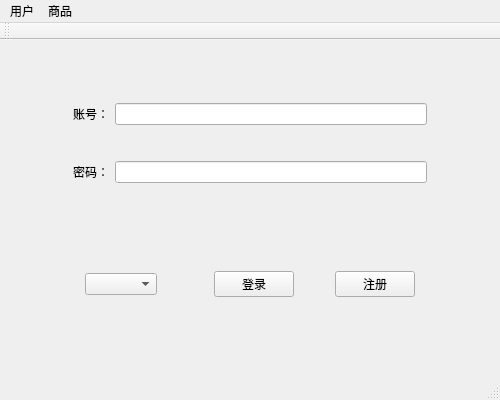
<?xml version="1.0" encoding="UTF-8"?>
<ui version="4.0">
 <class>MainWindow</class>
 <widget class="QMainWindow" name="MainWindow">
  <property name="geometry">
   <rect>
    <x>0</x>
    <y>0</y>
    <width>500</width>
    <height>400</height>
   </rect>
  </property>
  <property name="minimumSize">
   <size>
    <width>500</width>
    <height>400</height>
   </size>
  </property>
  <property name="maximumSize">
   <size>
    <width>500</width>
    <height>400</height>
   </size>
  </property>
  <property name="windowTitle">
   <string>电商交易平台</string>
  </property>
  <widget class="QWidget" name="centralWidget">
   <layout class="QHBoxLayout" name="horizontalLayout_4">
    <item>
     <widget class="QStackedWidget" name="stackedWidget">
      <property name="currentIndex">
       <number>0</number>
      </property>
      <widget class="QWidget" name="pageLogin">
       <layout class="QVBoxLayout" name="verticalLayout">
        <item>
         <widget class="QWidget" name="widget" native="true">
          <layout class="QGridLayout" name="gridLayout">
           <item row="11" column="4">
            <widget class="QLineEdit" name="Password">
             <property name="echoMode">
              <enum>QLineEdit::Password</enum>
             </property>
            </widget>
           </item>
           <item row="2" column="2">
            <spacer name="horizontalSpacer_4">
             <property name="orientation">
              <enum>Qt::Horizontal</enum>
             </property>
             <property name="sizeType">
              <enum>QSizePolicy::Preferred</enum>
             </property>
             <property name="sizeHint" stdset="0">
              <size>
               <width>40</width>
               <height>20</height>
              </size>
             </property>
            </spacer>
           </item>
           <item row="1" column="4">
            <spacer name="verticalSpacer_2">
             <property name="orientation">
              <enum>Qt::Vertical</enum>
             </property>
             <property name="sizeType">
              <enum>QSizePolicy::Fixed</enum>
             </property>
             <property name="sizeHint" stdset="0">
              <size>
               <width>20</width>
               <height>20</height>
              </size>
             </property>
            </spacer>
           </item>
           <item row="11" column="3">
            <widget class="QLabel" name="label_2">
             <property name="text">
              <string>密码：</string>
             </property>
            </widget>
           </item>
           <item row="2" column="3">
            <widget class="QLabel" name="label">
             <property name="font">
              <font>
               <family>Agency FB</family>
              </font>
             </property>
             <property name="text">
              <string>账号：</string>
             </property>
            </widget>
           </item>
           <item row="4" column="4">
            <spacer name="verticalSpacer">
             <property name="orientation">
              <enum>Qt::Vertical</enum>
             </property>
             <property name="sizeType">
              <enum>QSizePolicy::Fixed</enum>
             </property>
             <property name="sizeHint" stdset="0">
              <size>
               <width>20</width>
               <height>20</height>
              </size>
             </property>
            </spacer>
           </item>
           <item row="2" column="4">
            <widget class="QLineEdit" name="Account">
             <property name="enabled">
              <bool>true</bool>
             </property>
            </widget>
           </item>
           <item row="11" column="2">
            <spacer name="horizontalSpacer_6">
             <property name="orientation">
              <enum>Qt::Horizontal</enum>
             </property>
             <property name="sizeType">
              <enum>QSizePolicy::Preferred</enum>
             </property>
             <property name="sizeHint" stdset="0">
              <size>
               <width>40</width>
               <height>20</height>
              </size>
             </property>
            </spacer>
           </item>
           <item row="11" column="8">
            <spacer name="horizontalSpacer_5">
             <property name="orientation">
              <enum>Qt::Horizontal</enum>
             </property>
             <property name="sizeType">
              <enum>QSizePolicy::Preferred</enum>
             </property>
             <property name="sizeHint" stdset="0">
              <size>
               <width>40</width>
               <height>20</height>
              </size>
             </property>
            </spacer>
           </item>
           <item row="2" column="8">
            <spacer name="horizontalSpacer_7">
             <property name="orientation">
              <enum>Qt::Horizontal</enum>
             </property>
             <property name="sizeType">
              <enum>QSizePolicy::Preferred</enum>
             </property>
             <property name="sizeHint" stdset="0">
              <size>
               <width>40</width>
               <height>20</height>
              </size>
             </property>
            </spacer>
           </item>
          </layout>
         </widget>
        </item>
        <item>
         <widget class="QWidget" name="widget_3" native="true">
          <layout class="QHBoxLayout" name="horizontalLayout_3">
           <item>
            <spacer name="horizontalSpacer_8">
             <property name="orientation">
              <enum>Qt::Horizontal</enum>
             </property>
             <property name="sizeHint" stdset="0">
              <size>
               <width>40</width>
               <height>20</height>
              </size>
             </property>
            </spacer>
           </item>
           <item>
            <widget class="QComboBox" name="comboBox"/>
           </item>
           <item>
            <spacer name="horizontalSpacer">
             <property name="orientation">
              <enum>Qt::Horizontal</enum>
             </property>
             <property name="sizeType">
              <enum>QSizePolicy::Expanding</enum>
             </property>
             <property name="sizeHint" stdset="0">
              <size>
               <width>40</width>
               <height>20</height>
              </size>
             </property>
            </spacer>
           </item>
           <item>
            <widget class="QPushButton" name="LoginButton">
             <property name="text">
              <string>登录</string>
             </property>
            </widget>
           </item>
           <item>
            <spacer name="horizontalSpacer_3">
             <property name="orientation">
              <enum>Qt::Horizontal</enum>
             </property>
             <property name="sizeType">
              <enum>QSizePolicy::Fixed</enum>
             </property>
             <property name="sizeHint" stdset="0">
              <size>
               <width>35</width>
               <height>20</height>
              </size>
             </property>
            </spacer>
           </item>
           <item>
            <widget class="QPushButton" name="RegisterButton">
             <property name="text">
              <string>注册</string>
             </property>
            </widget>
           </item>
           <item>
            <spacer name="horizontalSpacer_2">
             <property name="orientation">
              <enum>Qt::Horizontal</enum>
             </property>
             <property name="sizeType">
              <enum>QSizePolicy::Expanding</enum>
             </property>
             <property name="sizeHint" stdset="0">
              <size>
               <width>43</width>
               <height>20</height>
              </size>
             </property>
            </spacer>
           </item>
          </layout>
          <zorder>RegisterButton</zorder>
          <zorder>LoginButton</zorder>
          <zorder>comboBox</zorder>
          <zorder>horizontalSpacer_8</zorder>
          <zorder>horizontalSpacer</zorder>
         </widget>
        </item>
       </layout>
      </widget>
      <widget class="QWidget" name="pageManagement">
       <widget class="QTableView" name="tableView_2">
        <property name="geometry">
         <rect>
          <x>0</x>
          <y>1</y>
          <width>381</width>
          <height>321</height>
         </rect>
        </property>
       </widget>
       <widget class="QPushButton" name="addButton">
        <property name="geometry">
         <rect>
          <x>400</x>
          <y>50</y>
          <width>75</width>
          <height>23</height>
         </rect>
        </property>
        <property name="text">
         <string>增加</string>
        </property>
       </widget>
       <widget class="QPushButton" name="deleteButton">
        <property name="geometry">
         <rect>
          <x>400</x>
          <y>100</y>
          <width>75</width>
          <height>23</height>
         </rect>
        </property>
        <property name="text">
         <string>删除</string>
        </property>
       </widget>
       <widget class="QPushButton" name="cancelButton">
        <property name="geometry">
         <rect>
          <x>400</x>
          <y>200</y>
          <width>75</width>
          <height>23</height>
         </rect>
        </property>
        <property name="text">
         <string>撤销修改</string>
        </property>
       </widget>
       <widget class="QPushButton" name="submitButton">
        <property name="geometry">
         <rect>
          <x>400</x>
          <y>250</y>
          <width>75</width>
          <height>23</height>
         </rect>
        </property>
        <property name="text">
         <string>提交修改</string>
        </property>
       </widget>
       <widget class="QPushButton" name="discountButton">
        <property name="geometry">
         <rect>
          <x>400</x>
          <y>150</y>
          <width>75</width>
          <height>23</height>
         </rect>
        </property>
        <property name="text">
         <string>打折</string>
        </property>
       </widget>
      </widget>
      <widget class="QWidget" name="pageInformation">
       <widget class="QTableView" name="tableView">
        <property name="geometry">
         <rect>
          <x>0</x>
          <y>0</y>
          <width>481</width>
          <height>321</height>
         </rect>
        </property>
       </widget>
      </widget>
      <widget class="QWidget" name="page">
       <widget class="QLabel" name="label_3">
        <property name="geometry">
         <rect>
          <x>130</x>
          <y>100</y>
          <width>91</width>
          <height>41</height>
         </rect>
        </property>
        <property name="font">
         <font>
          <family>Agency FB</family>
          <pointsize>26</pointsize>
         </font>
        </property>
        <property name="text">
         <string>欢迎，</string>
        </property>
       </widget>
       <widget class="QLabel" name="label_4">
        <property name="geometry">
         <rect>
          <x>230</x>
          <y>100</y>
          <width>181</width>
          <height>41</height>
         </rect>
        </property>
        <property name="font">
         <font>
          <family>Arial Narrow</family>
          <pointsize>26</pointsize>
         </font>
        </property>
        <property name="text">
         <string>TextLabel</string>
        </property>
       </widget>
      </widget>
      <widget class="QWidget" name="page_2">
       <widget class="QTableView" name="tableView_3">
        <property name="geometry">
         <rect>
          <x>0</x>
          <y>1</y>
          <width>381</width>
          <height>321</height>
         </rect>
        </property>
       </widget>
       <widget class="QPushButton" name="deleteButton1">
        <property name="geometry">
         <rect>
          <x>400</x>
          <y>50</y>
          <width>75</width>
          <height>23</height>
         </rect>
        </property>
        <property name="text">
         <string>删除</string>
        </property>
       </widget>
       <widget class="QPushButton" name="cancelButton1">
        <property name="geometry">
         <rect>
          <x>400</x>
          <y>100</y>
          <width>75</width>
          <height>23</height>
         </rect>
        </property>
        <property name="text">
         <string>撤销修改</string>
        </property>
       </widget>
       <widget class="QPushButton" name="submitButton1">
        <property name="geometry">
         <rect>
          <x>400</x>
          <y>150</y>
          <width>75</width>
          <height>23</height>
         </rect>
        </property>
        <property name="text">
         <string>提交修改</string>
        </property>
       </widget>
       <widget class="QPushButton" name="orderButton">
        <property name="geometry">
         <rect>
          <x>400</x>
          <y>200</y>
          <width>75</width>
          <height>23</height>
         </rect>
        </property>
        <property name="text">
         <string>生成订单</string>
        </property>
       </widget>
       <widget class="QPushButton" name="pushButton">
        <property name="geometry">
         <rect>
          <x>400</x>
          <y>250</y>
          <width>75</width>
          <height>23</height>
         </rect>
        </property>
        <property name="text">
         <string>查看订单</string>
        </property>
       </widget>
      </widget>
      <widget class="QWidget" name="page_3">
       <widget class="QTableView" name="tableView_4">
        <property name="geometry">
         <rect>
          <x>-5</x>
          <y>1</y>
          <width>391</width>
          <height>321</height>
         </rect>
        </property>
       </widget>
       <widget class="QLabel" name="label_5">
        <property name="geometry">
         <rect>
          <x>400</x>
          <y>50</y>
          <width>61</width>
          <height>21</height>
         </rect>
        </property>
        <property name="font">
         <font>
          <family>Agency FB</family>
          <pointsize>11</pointsize>
         </font>
        </property>
        <property name="text">
         <string>总金额：</string>
        </property>
       </widget>
       <widget class="QTextBrowser" name="textBrowser">
        <property name="geometry">
         <rect>
          <x>400</x>
          <y>80</y>
          <width>81</width>
          <height>31</height>
         </rect>
        </property>
       </widget>
       <widget class="QPushButton" name="pushButton_2">
        <property name="geometry">
         <rect>
          <x>400</x>
          <y>200</y>
          <width>75</width>
          <height>23</height>
         </rect>
        </property>
        <property name="text">
         <string>支付</string>
        </property>
       </widget>
       <widget class="QPushButton" name="pushButton_3">
        <property name="geometry">
         <rect>
          <x>400</x>
          <y>240</y>
          <width>75</width>
          <height>23</height>
         </rect>
        </property>
        <property name="text">
         <string>取消订单</string>
        </property>
       </widget>
       <widget class="QPushButton" name="pushButton_4">
        <property name="geometry">
         <rect>
          <x>400</x>
          <y>280</y>
          <width>75</width>
          <height>23</height>
         </rect>
        </property>
        <property name="text">
         <string>返回</string>
        </property>
       </widget>
      </widget>
     </widget>
    </item>
   </layout>
  </widget>
  <widget class="QMenuBar" name="menuBar">
   <property name="geometry">
    <rect>
     <x>0</x>
     <y>0</y>
     <width>500</width>
     <height>23</height>
    </rect>
   </property>
   <widget class="QMenu" name="menuuser">
    <property name="title">
     <string>用户</string>
    </property>
    <addaction name="actionlogin"/>
    <addaction name="separator"/>
    <addaction name="actionchange_password"/>
    <addaction name="separator"/>
    <addaction name="actionbalance_management"/>
    <addaction name="separator"/>
    <addaction name="actionlogout"/>
   </widget>
   <widget class="QMenu" name="menugoods">
    <property name="title">
     <string>商品</string>
    </property>
    <addaction name="actionmanagement"/>
    <addaction name="separator"/>
    <addaction name="actioninformation"/>
    <addaction name="separator"/>
    <addaction name="actionsearch"/>
    <addaction name="separator"/>
    <addaction name="actionshopping"/>
   </widget>
   <addaction name="menuuser"/>
   <addaction name="menugoods"/>
  </widget>
  <widget class="QToolBar" name="mainToolBar">
   <attribute name="toolBarArea">
    <enum>TopToolBarArea</enum>
   </attribute>
   <attribute name="toolBarBreak">
    <bool>false</bool>
   </attribute>
  </widget>
  <widget class="QStatusBar" name="statusBar"/>
  <action name="actionlogin">
   <property name="icon">
    <iconset resource="res.qrc">
     <normaloff>:/Images/login.png</normaloff>:/Images/login.png</iconset>
   </property>
   <property name="text">
    <string>登录</string>
   </property>
  </action>
  <action name="actionchange_password">
   <property name="icon">
    <iconset resource="res.qrc">
     <normaloff>:/Images/password.png</normaloff>:/Images/password.png</iconset>
   </property>
   <property name="text">
    <string>密码设置</string>
   </property>
  </action>
  <action name="actionbalance_management">
   <property name="icon">
    <iconset resource="res.qrc">
     <normaloff>:/Images/balance.png</normaloff>:/Images/balance.png</iconset>
   </property>
   <property name="text">
    <string>余额管理</string>
   </property>
  </action>
  <action name="actionlogout">
   <property name="icon">
    <iconset resource="res.qrc">
     <normaloff>:/Images/logout.png</normaloff>:/Images/logout.png</iconset>
   </property>
   <property name="text">
    <string>注销</string>
   </property>
  </action>
  <action name="actioninformation">
   <property name="icon">
    <iconset resource="res.qrc">
     <normaloff>:/Images/goods_information.png</normaloff>:/Images/goods_information.png</iconset>
   </property>
   <property name="text">
    <string>商品信息</string>
   </property>
  </action>
  <action name="actionsearch">
   <property name="icon">
    <iconset resource="res.qrc">
     <normaloff>:/Images/search.png</normaloff>:/Images/search.png</iconset>
   </property>
   <property name="text">
    <string>搜索</string>
   </property>
  </action>
  <action name="actionmanagement">
   <property name="icon">
    <iconset resource="res.qrc">
     <normaloff>:/Images/goods_management.png</normaloff>:/Images/goods_management.png</iconset>
   </property>
   <property name="text">
    <string>商品管理</string>
   </property>
  </action>
  <action name="actionshopping">
   <property name="icon">
    <iconset resource="res.qrc">
     <normaloff>:/Images/shopping.png</normaloff>:/Images/shopping.png</iconset>
   </property>
   <property name="text">
    <string>购物车</string>
   </property>
  </action>
 </widget>
 <layoutdefault spacing="6" margin="11"/>
 <resources>
  <include location="res.qrc"/>
 </resources>
 <connections/>
</ui>
